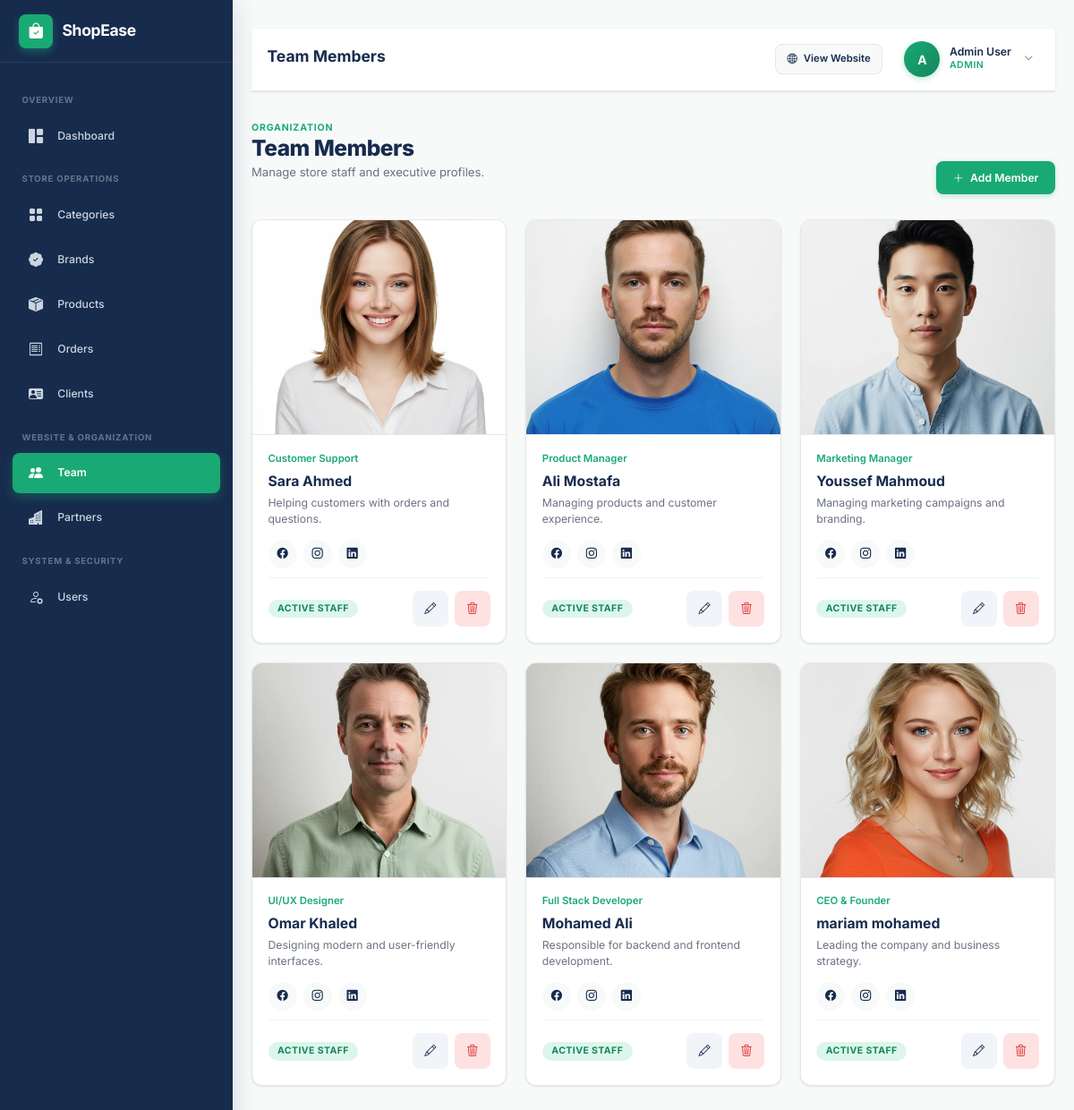
The page /admin/pages/team/index.php (signed in) on the database its author committed.
### tables this page shows
CREATE TABLE `team` (
  `id` int(10) UNSIGNED NOT NULL,
  `name` varchar(100) NOT NULL,
  `position` varchar(100) NOT NULL,
  `description` text DEFAULT NULL,
  `image` varchar(255) DEFAULT NULL,
  `facebook` varchar(255) DEFAULT NULL,
  `instagram` varchar(255) DEFAULT NULL,
  `linkedin` varchar(255) DEFAULT NULL,
  `created_at` timestamp NOT NULL DEFAULT current_timestamp()
);

### admin/pages/team/index.php (the view, shortened to what this page needs)
<?php
include '../../includes/header.php';
include '../../../config/database.php';
$query = 'SELECT * FROM team ORDER BY id DESC;';
$result = mysqli_query($conn, $query);
$teamList = [];
if ($result) {
    while ($row = mysqli_fetch_assoc($result)) {
        $teamList[] = $row;
    }
}
?>
<div class="admin-layout">
    <?php include '../../includes/sidebar.php'; ?>
    <main class="admin-content">
        <?php include '../../includes/navbar.php'; ?>
        <div class="page-header">
            <div>
                <span class="page-eyebrow">ORGANIZATION</span>
                <h1>Team Members</h1>
                <p>Manage store staff and executive profiles.</p>
            </div>
            <div class="page-actions">
                <a href="create.php" class="btn btn-primary">
                    <i class="bi bi-plus-lg"></i>
                    <span>Add Member</span>
                </a>
            </div>
        </div>
        <?php if (!empty($teamList)) { ?>
            <div class="entity-card-grid">
                <?php foreach ($teamList as $member) { ?>
                    <article class="entity-card">
                        <div class="card-media-wrap profile-container">
                            <?php if (!empty($member['image'])) { ?>
                                <img src="/E-Commerce-Management-System/admin/assets/images/team/<?= htmlspecialchars($member['image']); ?>" alt="<?= htmlspecialchars($member['name']); ?>" loading="lazy">
                            <?php } else { ?>
                                <i class="bi bi-person card-media-placeholder"></i>
                            <?php } ?>
                        </div>
                        <div class="entity-card-body">
                            <span class="entity-subtitle"><?= htmlspecialchars($member['position'] ?? 'Team Member'); ?></span>
                            <h2 class="entity-title"><?= htmlspecialchars($member['name']); ?></h2>
                            <p class="entity-description"><?= htmlspecialchars($member['description'] ?? 'No bio description available.'); ?></p>
                            <div class="social-links">
                                <?php if (!empty($member['facebook'])) { ?>
                                    <a href="<?= htmlspecialchars($member['facebook']); ?>" target="_blank" class="social-icon" title="Facebook"><i class="bi bi-facebook"></i></a>
                                <?php } ?>
                                <?php if (!empty($member['instagram'])) { ?>
                                    <a href="<?= htmlspecialchars($member['instagram']); ?>" target="_blank" class="social-icon" title="Instagram"><i class="bi bi-instagram"></i></a>
                                <?php } ?>
                                <?php if (!empty($member['linkedin'])) { ?>
                                    <a href="<?= htmlspecialchars($member['linkedin']); ?>" target="_blank" class="social-icon" title="LinkedIn"><i class="bi bi-linkedin"></i></a>
                                <?php } ?>
                            </div>
                            <div class="entity-card-footer">
                                <span class="badge badge-mint">Active Staff</span>
                                <div class="icon-action-group">
                                    <a href="edit.php?id=<?= $member['id']; ?>" class="icon-action action-edit" aria-label="Edit team member" title="Edit Member">
                                        <i class="bi bi-pencil"></i>
                                    </a>
                                    <a href="delete.php?id=<?= $member['id']; ?>" class="icon-action action-delete" aria-label="Delete team member" title="Delete Member">
                                        <i class="bi bi-trash3"></i>
                                    </a>
                                </div>
                            </div>
                        </div>
                    </article>
                <?php } ?>
            </div>
        <?php } ?>
    </main>
</div>
<?php include '../../includes/footer.php'; ?>

### rows shown on the page
team: image (picture), position "Customer Support", name "Sara Ahmed", description "Helping customers with orders and questions."
team: image (picture), position "Product Manager", name "Ali Mostafa", description "Managing products and customer experience."
team: image (picture), position "Marketing Manager", name "Youssef Mahmoud", description "Managing marketing campaigns and branding."
team: image (picture), position "UI/UX Designer", name "Omar Khaled", description "Designing modern and user-friendly interfaces."
team: image (picture), position "Full Stack Developer", name "Mohamed Ali", description "Responsible for backend and frontend development."
team: image (picture), position "CEO & Founder", name "mariam mohamed", description "Leading the company and business strategy."

### other values the page prints
$pageHeading "Team Members"
substr($_SESSION['admin_name'] ?? 'A', 0, 1) "A"
$_SESSION['admin_name'] "Admin User"
$_SESSION['admin_role'] "ADMIN"
